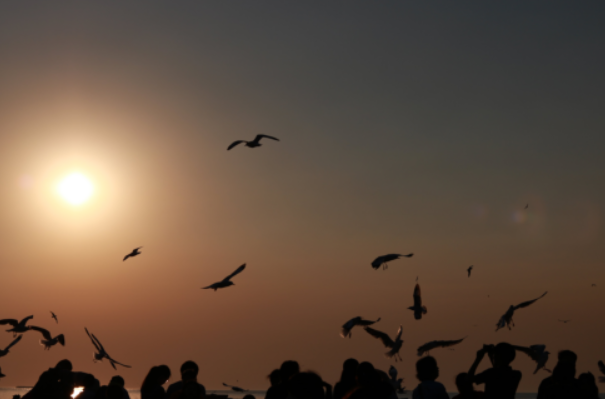
#> input picture Lab1_image-representation/asset/sky.png, 605 x 399 px
$ jupyter execute Lab1_1.ipynb   (shell and % lines are left out)
#> lines starting #> are read from the running program, lines starting #| are printed output that depends on the picture
# **Lab 1.1 Image Representation**

[cell 1]
import cv2
import numpy as np
import math
import matplotlib.image as mpimg
import matplotlib.pyplot as plt
import mpl_toolkits

from matplotlib import pyplot as plt
from mpl_toolkits.mplot3d import Axes3D

## **Image Color Order with different libraries**
In this part, you will explore how different libraries interpret and display image colors. Specifically, you will compare Matplotlib and OpenCV libraries for image loading and display.

**Load and Display Images:**
   - Load an image using both Matplotlib `plt.imread()` and OpenCV `cv2.imread()` libraries.
   - Display the images side by side using Matplotlib.

**HINT** : `plt.imread()`,`cv2.imread()`,`fig, axs = plt.subplots(1, 2)`
<details>

<summary>
<font size="3" color="orange">
<b>Expected output</b>
</font>
</summary>

- The output should resemble this, but not be identical

</details>

[cell 2]
### START CODE HERE ###

mpl_img = plt.imread("./asset/sky.png")
#> mpl_img is the input picture: shape (399, 605, 4) float32; mean R, G, B, A 0.392, 0.315, 0.255, 1
cv_img = cv2.imread("./asset/sky.png")

fig, axs = plt.subplots(1, 2) # row, column, size
plt.style.use("dark_background") # set style

axs[0].imshow(mpl_img) # Matplotlib reads images in RGB format
axs[0].set_title("Matplotlib Image") # set title
axs[0].axis("off") # turn off axis

axs[1].imshow(cv_img) # OpenCV reads images in BGR format
axs[1].set_title("OpenCV Image") # set title
axs[1].axis("off") # turn off axis

plt.tight_layout() # adjust layout
plt.show()
### END CODE HERE ###

### Opencv [BGR] vs Matplotlib [RGB]
Examine the grayscale representations of individual color channels for each library.
***PLEASE use direct slicing method***

<details>

<summary>
<font size="3" color="orange">
<b>Expected output</b>
</font>
</summary>

- The output should resemble this, but not be identical

</details>

[cell 3]
### START CODE HERE ###
fig, axs = plt.subplots(2, 4, figsize=(10, 5)) # row, column, size

# original cv
axs[0, 0].imshow(cv_img) # OpenCV reads images in BGR format
axs[0, 0].set_title("OpenCV Image") # set title
axs[0, 0].axis("off")

axs[0, 1].imshow(cv_img[:, :, 0], cmap="gray") # OpenCV reads images in BGR format
axs[0, 1].set_title("B") # set title
axs[0, 1].axis("off")

axs[0, 2].imshow(cv_img[:, :, 1], cmap="gray") # OpenCV reads images in BGR format
axs[0, 2].set_title("G") # set title
axs[0, 2].axis("off")

axs[0, 3].imshow(cv_img[:, :, 2], cmap="gray") # OpenCV reads images in BGR format
axs[0, 3].set_title("R") # set title
axs[0, 3].axis("off")


# original mpl
axs[1, 0].imshow(mpl_img) # Matplotlib reads images in RGB format
axs[1, 0].set_title("Matplotlib Image") # set title
axs[1, 0].axis("off")

axs[1, 1].imshow(mpl_img[:, :, 0], cmap="gray") # Matplotlib reads images in RGB format
axs[1, 1].set_title("R") # set title
axs[1, 1].axis("off")

axs[1, 2].imshow(mpl_img[:, :, 1], cmap="gray") # Matplotlib reads images in RGB format
axs[1, 2].set_title("G") # set title
axs[1, 2].axis("off")

axs[1, 3].imshow(mpl_img[:, :, 2], cmap="gray") # Matplotlib reads images in RGB format
axs[1, 3].set_title("B") # set title
axs[1, 3].axis("off")


plt.show()
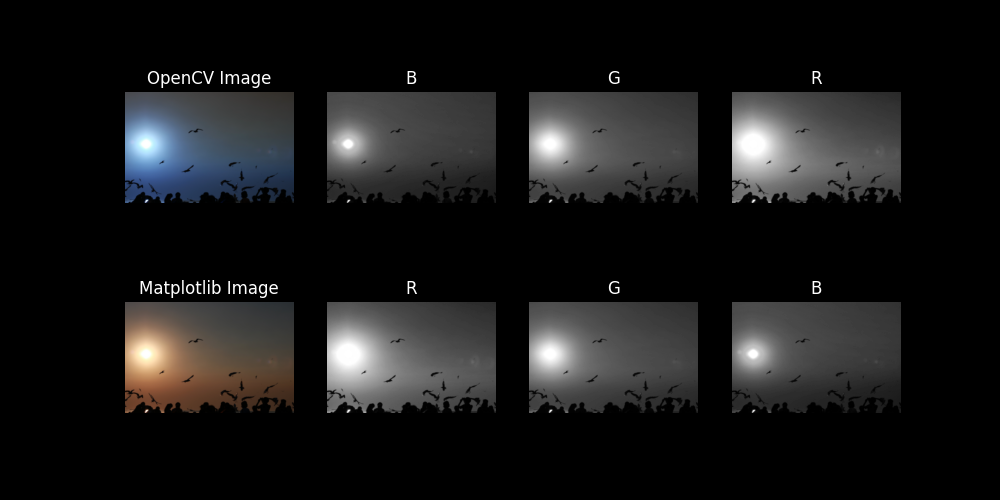
#> figure drawn by matplotlib, 8 panels; B, G, R data is drawn as R, G, B
### END CODE HERE ###

##### Opencv BGR -> RGB
Compare the images displayed after conversion using both methods (`cv2.cvtColor()` and `direct slicing`).

Use `cv2.cvtColor()`
<details>

<summary>
<font size="3" color="orange">
<b>Expected output</b>
</font>
</summary>

- The output should resemble this, but not be identical

</details>

[cell 4]
### START CODE HERE ###
fig, axs = plt.subplots(1, 2, figsize=(10, 5)) # row, column, size

axs[0].imshow(cv_img) # OpenCV reads images in BGR format
axs[0].set_title("Before convert") # set title
axs[0].axis("off") # turn off axis

# Convert BGR to RGB
cvt_cv = cv2.cvtColor(cv_img, cv2.COLOR_BGR2RGB)
axs[1].imshow(cvt_cv) # convert BGR -> RGB
axs[1].set_title("After convert")
axs[1].axis("off")

plt.show()
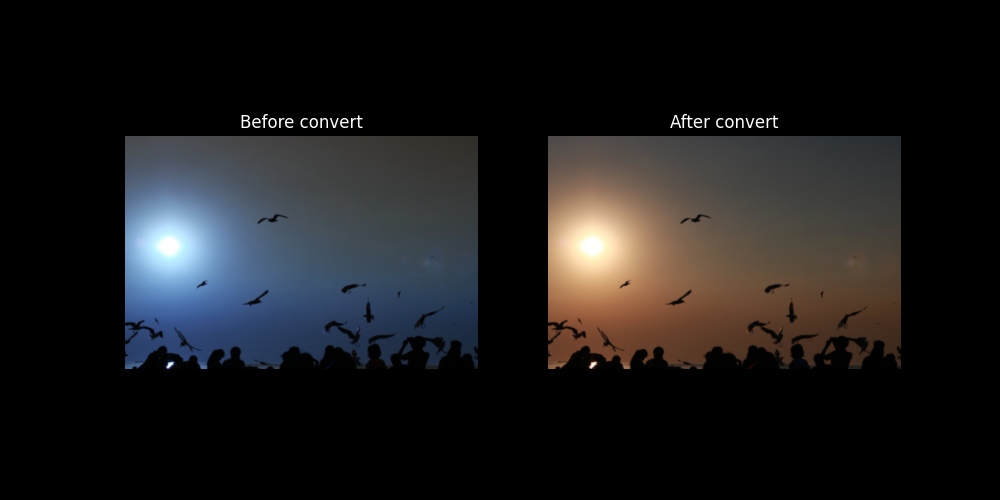
#> figure drawn by matplotlib, 2 panels; B, G, R data is drawn as R, G, B

### END CODE HERE ###

Use `direct slicing method (array[...])`
<details>

<summary>
<font size="3" color="orange">
<b>Expected output</b>
</font>
</summary>

- The output should resemble this, but not be identical

</details>

[cell 5]
### START CODE HERE ###
fig, axs = plt.subplots(1, 2, figsize=(10, 5)) # row, column, size

axs[0].imshow(cv_img)
axs[0].set_title("Before slice")
axs[0].axis("off")

slice_cv = cv_img[:, :, ::-1]
# slice_cv = cv_img[:, :, [2, 1, 0]]
axs[1].imshow(slice_cv)
axs[1].set_title("After slice")
axs[1].axis("off")

plt.show()

### END CODE HERE ###

## **Image Reshape**

Implement the code to tranform the image from ***channels last (HWC) to channels first (CHW)***.<br>

**NumPy Transpose**<br>
Compare the difference between :
- `np.transpose()`
- `np.transpose(,(2,0,1))`

<details>

<summary>
<font size="3" color="orange">
<b>Expected output</b>
</font>
</summary>

- The output should resemble this, but not be identical
- The image display only the Red channel.

```
np.transpose(mpl_img) => Before : (3265, 4898, 3) | After : (3, 4898, 3265)
np.transpose(mpl_img,(2,0,1)) => Before : (3265, 4898, 3) | After : (3, 3265, 4898)
```

</details>

[cell 6]
### START CODE HERE ###

reshaped_trade_trans = np.transpose(mpl_img)
print('np.transpose(mpl_img) => Before :',mpl_img.shape,'| After :',reshaped_trade_trans.shape)
#| np.transpose(mpl_img) => Before : (399, 605, 4) | After : (4, 605, 399)


reshaped_trans = np.transpose(mpl_img, (2, 0, 1))
print('np.transpose(mpl_img,(2,0,1)) => Before :',mpl_img.shape,'| After :',reshaped_trans.shape)
#| np.transpose(mpl_img,(2,0,1)) => Before : (399, 605, 4) | After : (4, 399, 605)

fig, axs = plt.subplots(1, 3) # row, column, size

axs[0].imshow(mpl_img[:, :, 0], cmap="gray")  # Display the first channel of the original image
axs[0].set_title("Before")
axs[0].axis("off")

axs[1].imshow(reshaped_trade_trans[0], cmap="gray")
axs[1].set_title("np.transpose(mpl_img)")
axs[1].axis("off")

axs[2].imshow(reshaped_trans[0], cmap="gray")
axs[2].set_title("np.transpose(mpl_img,(2,0,1))")
axs[2].axis("off")

plt.tight_layout()  # Adjust layout
plt.show()
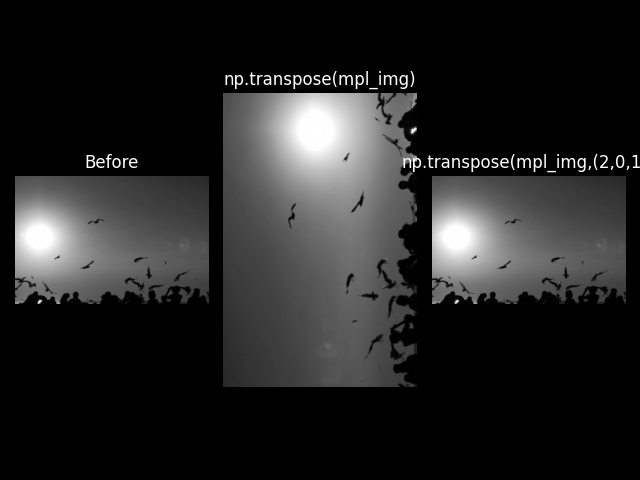
#> figure drawn by matplotlib, 3 panels

### END CODE HERE ###

If you code work properly, the cell below should run without error.

[cell 7]
assert reshaped_trade_trans.shape == (mpl_img.shape[2], mpl_img.shape[1], mpl_img.shape[0]), \
    f"Error: Shape mismatch after traditional transpose. Expected {(mpl_img.shape[1], mpl_img.shape[0], mpl_img.shape[2])}, got {reshaped_trade_trans.shape}"
print("Assertion for traditional transpose passed successfully.")

assert reshaped_trans.shape == (mpl_img.shape[2], mpl_img.shape[0], mpl_img.shape[1]), \
    f"Error: Shape mismatch after specified transpose. Expected {(mpl_img.shape[2], mpl_img.shape[0], mpl_img.shape[1])}, got {reshaped_trans.shape}"
print("Assertion for specified transpose passed successfully.")

**NumPy Reshape**

Use `np.reshape()`. Ensure the new shape is (3, height, width).
<details>

<summary>
<font size="3" color="orange">
<b>Expected output</b>
</font>
</summary>

- The output should resemble this, but not be identical
- The image display only the Red channel.

```
Before : (3265, 4898, 3) | After : (3, 3265, 4898)
```

</details>

[cell 8]
### START CODE HERE ###

# h, w, c = mpl_img.shape
# reshaped_reshape = np.reshape(mpl_img, (c, h, w))
# print('Before :', mpl_img.shape, '| After :', reshaped_reshape.shape)

# fig, axs = plt.subplots(1, 2)

# axs[0].imshow(mpl_img[: , :, 0], cmap='gray')
# axs[0].set_title("Original")
# axs[0].axis("off")

# axs[1].imshow(reshaped_reshape[0], cmap='gray')
# axs[1].set_title(f"np.reshape(mpl_img, ({c}, {h}, {w}))")
# axs[1].axis("off")

if mpl_img.shape[2] == 4:
    mpl_img = mpl_img[:, :, :3]
#> mpl_img: shape (399, 605, 3) float32

height, width, channel = mpl_img.shape
reshaped_reshape = np.reshape(mpl_img, (channel, height, width))
print('Before :',mpl_img.shape,'| After :',reshaped_reshape.shape)
#| Before : (399, 605, 3) | After : (3, 399, 605)

fig, axs = plt.subplots(1, 2)

axs[0].set_title('Before')
axs[0].imshow(mpl_img[:, :, 0], cmap='gray')
axs[0].axis('off')

axs[1].set_title(f'np reshape.(mpl_img({reshaped_reshape.shape}))')
axs[1].imshow(reshaped_reshape[2], cmap='gray')
axs[1].axis('off')

plt.tight_layout()  # Adjust layout
plt.show()
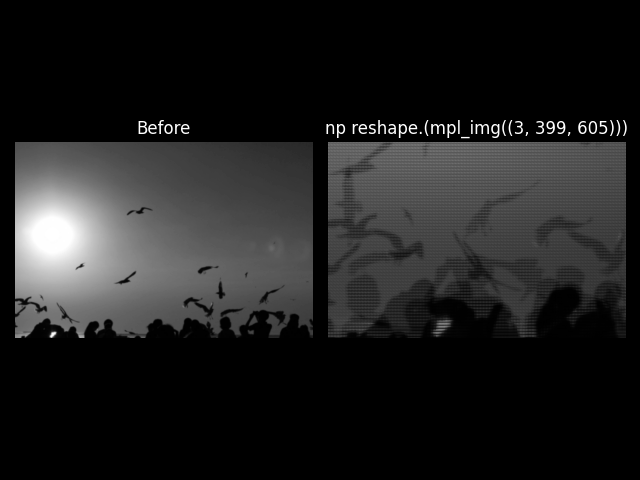
#> figure drawn by matplotlib, 2 panels

### END CODE HERE ###

If you code work properly, the cell below should run without error.

[cell 9]
assert reshaped_reshape.shape == (mpl_img.shape[2], mpl_img.shape[0], mpl_img.shape[1]), \
    f"Error: Shape mismatch after reshape. Expected {(mpl_img.shape[2], mpl_img.shape[0], mpl_img.shape[1])}, got {reshaped_reshape.shape}"
print("Assertion for reshape passed successfully.")

**NumPy moveaxis**

Use `np.moveaxis` to move the channels axis from the last position to the first.
<details>

<summary>
<font size="3" color="orange">
<b>Expected output</b>
</font>
</summary>

- The output should resemble this, but not be identical
- The image display only the Red channel.

```
Before : (3265, 4898, 3) | After : (3, 3265, 4898)
```

</details>

[cell 10]
### START CODE HERE ###

reshaped_mvx = np.moveaxis(mpl_img, -1, 0)  # array, source, destination
print("Before :", mpl_img.shape, "|", "After :", reshaped_mvx.shape)
#| Before : (399, 605, 3) | After : (3, 399, 605)

fig, axs = plt.subplots(1, 2, figsize=(10, 5))

axs[0].imshow(mpl_img[:, :, 0], cmap='gray')  # Display the first channel of the original image
axs[0].set_title("Before")
axs[0].axis("off")

axs[1].imshow(reshaped_mvx[0], cmap='gray')
axs[1].set_title("np.moveaxis(mpl_img, -1, 0)")
axs[1].axis("off")

plt.show()
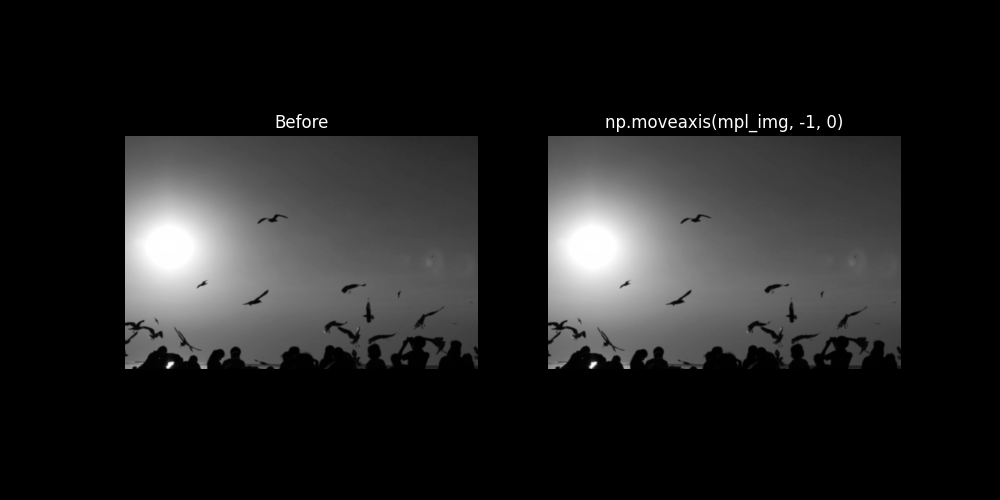
#> figure drawn by matplotlib, 2 panels

### END CODE HERE ###

If you code work properly, the cell below should run without error.

[cell 11]
assert reshaped_mvx.shape == (mpl_img.shape[2], mpl_img.shape[0], mpl_img.shape[1]), \
    f"Error: Shape mismatch after np.moveaxis. Expected {(mpl_img.shape[2], mpl_img.shape[0], mpl_img.shape[1])}, got {reshaped_mvx.shape}"
print("Assertion for np.moveaxis passed successfully.")

## **Reduce Bit Depth using Quantization**
In this part, you will explore how to reduce the bit depth of an image using quantization. Quantization is a technique used to map pixel values from a continuous range to a smaller set of discrete values, effectively reducing the number of bits used to represent each pixel.
$$
\begin{align*}
Q_{level} &= 2^{bit dept-1}\\
Q &= floor(NormValue(S_i) * Q_{level})\\
Q &= floor((\frac{S_i-S_{min}}{S_{max}-S_{min}})*Q_{level})
\end{align*}
$$

Please complete the function below.

<details>

<summary>
<font size="3" color="orange">
<b>Expected output</b>
</font>
</summary>

- The output should resemble this, but not be identical

</details>

[cell 12]
### START CODE HERE ###
def quantize(img, bit_depth):
    # 1. Find min, max
    min_val = img.min()
    max_val = img.max()

    quantized_image = np.floor((((img - min_val) / (max_val - min_val)) * (2 ** (bit_depth - 1))).astype(np.float32))

    return quantized_image

### END CODE HERE ###

[cell 13]
### START CODE HERE ###

# cv2_img = cv2.imread("./asset/1-3.png")
# gray_img = cv2.cvtColor(cv2_img, cv2.COLOR_RGB2GRAY)

gray_img = cv2.cvtColor(cv_img, cv2.COLOR_RGB2GRAY)
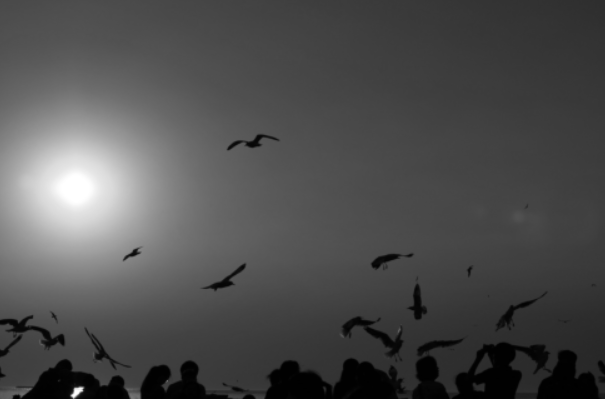
#> gray_img: shape (399, 605); min 0, max 255, mean 78
bd8 = quantize(gray_img, 8)
#> in quantize, `min_val = img.min()`: min_val = 0
#> in quantize, `max_val = img.max()`: max_val = 255
#> in quantize, `quantized_image = np.floor((((img - min_val) / (max_val - min_val)) * ..`:
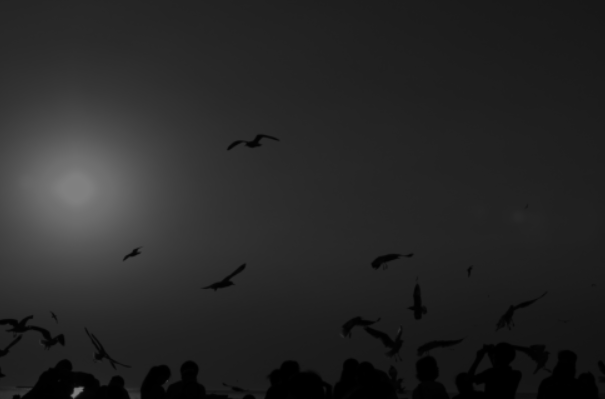
#> quantized_image: shape (399, 605) float32; min 0, max 128, mean 38.7
bd4 = quantize(gray_img, 4)
#> call 2 of quantize, with bit_depth = 4
#> in quantize (call 2), `quantized_image = np.floor((((img - min_val) / (max_val - min_val)) * ..`:
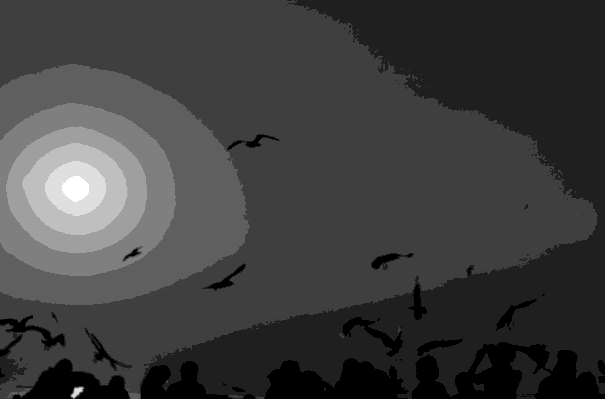
#> quantized_image: shape (399, 605) float32; min 0, max 8, mean 1.98; drawn with min black and max white

fig, axs = plt.subplots(1, 2) # row, column, size

axs[0].imshow(bd8, cmap="gray")
axs[0].set_title("bit depth = 8")
axs[0].axis("off")

axs[1].imshow(bd4, cmap="gray")
axs[1].set_title("bit depth = 4")
axs[1].axis("off")

plt.tight_layout() # adjust layout
plt.show()
### END CODE HERE ###

If you code work properly, the cell below should run without error.

[cell 14]
max_value_bd8 = 2**8 - 1
max_value_bd4 = 2**4 - 1

assert np.min(bd8) >= 0 and np.max(bd8) <= max_value_bd8, \
    f"Error: Values in bd8 are out of expected range 0-{max_value_bd8}. Got min={np.min(bd8)}, max={np.max(bd8)}"
assert np.min(bd4) >= 0 and np.max(bd4) <= max_value_bd4, \
    f"Error: Values in bd4 are out of expected range 0-{max_value_bd4}. Got min={np.min(bd4)}, max={np.max(bd4)}"

## **3D Image Surface**

use `plot_surface()` to plot the image in 3D space, where the z-axis represents the normalized pixel intensity values.

<details>

<summary>
<font size="3" color="orange">
<b>Expected output</b>
</font>
</summary>

- The output should resemble this, but not be identical

</details>

[cell 15]
### START CODE HERE ###
cv_img_gray = cv2.cvtColor(cv_img, cv2.COLOR_BGR2GRAY)

min_val = cv_img_gray.min()
#> min_val = 0
max_val = cv_img_gray.max()
#> max_val = 255

# array and norm [0, 1]
Z = np.array(cv_img_gray - min_val) / (max_val - min_val)

# create grid for x, y
X = np.arange(Z.shape[1])
Y = np.arange(Z.shape[0])
X, Y = np.meshgrid(X, Y)

fig = plt.figure(figsize=(10, 5))
ax = fig.add_subplot(111, projection='3d')
ax.plot_surface(X, Y, Z, cmap='gray')
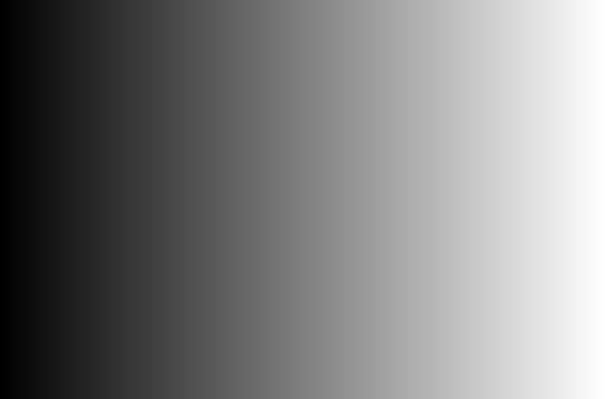
#> X: shape (399, 605) int64; min 0, max 604, mean 302; drawn with min black and max white

ax.set_xlabel('X-axis')
ax.set_ylabel('Y-axis')
ax.set_zlabel('Intensity')


plt.show()
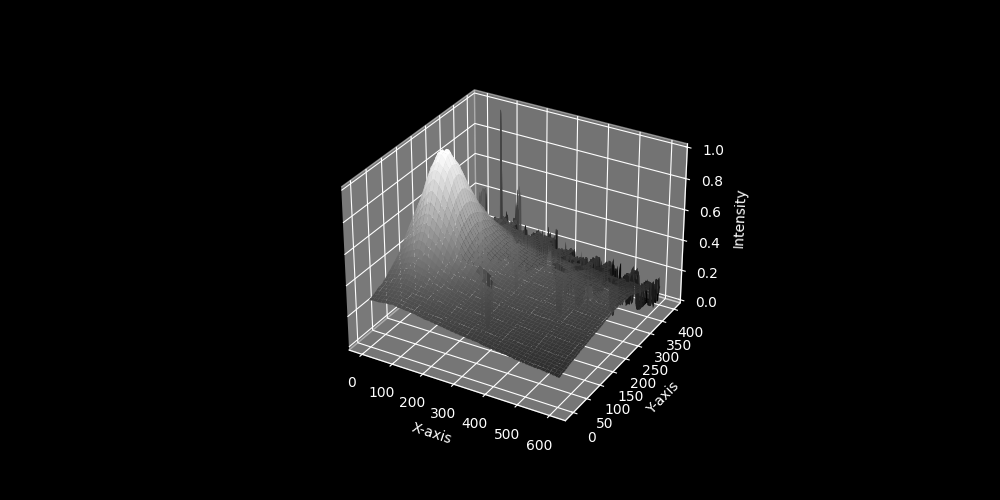
#> figure drawn by matplotlib, 1 panel
### END CODE HERE ###

$ run again, with Lab1_image-representation/asset/1-3.png copied over Lab1_image-representation/asset/sky.png
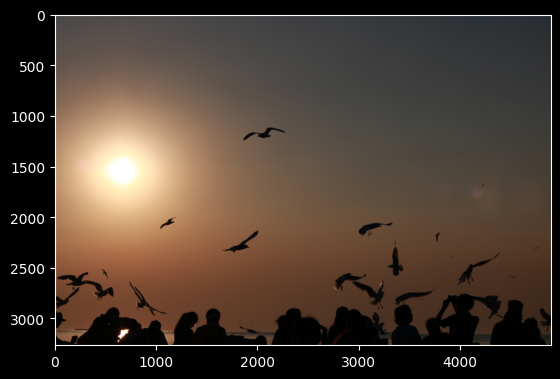
#> input picture Lab1_image-representation/asset/1-3.png, 560 x 379 px
#> mpl_img is the input picture: shape (379, 560, 4) float32; mean R, G, B, A 0.308, 0.251, 0.206, 1
#| np.transpose(mpl_img) => Before : (379, 560, 4) | After : (4, 560, 379)
#| np.transpose(mpl_img,(2,0,1)) => Before : (379, 560, 4) | After : (4, 379, 560)
#> mpl_img: shape (379, 560, 3) float32
#| Before : (379, 560, 3) | After : (3, 379, 560)
#| Before : (379, 560, 3) | After : (3, 379, 560)
#> in quantize, `min_val = img.min()`: min_val = 0
#> in quantize, `max_val = img.max()`: max_val = 255
#> in quantize (call 2), `quantized_image = np.floor((((img - min_val) / (max_val - min_val)) * ..`:
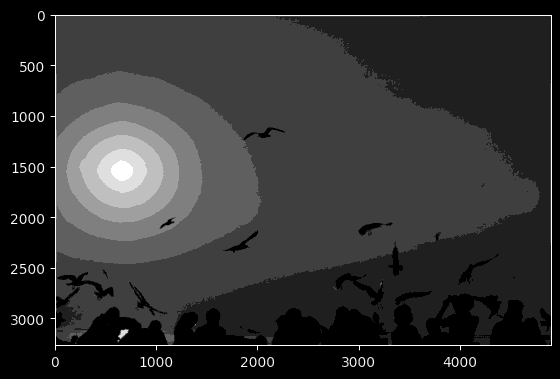
#> quantized_image: shape (379, 560) float32; min 0, max 8, mean 1.59; drawn with min black and max white
#> `min_val = cv_img_gray.min()`: min_val = 0
#> `max_val = cv_img_gray.max()`: max_val = 255
#> `plt.show()`:
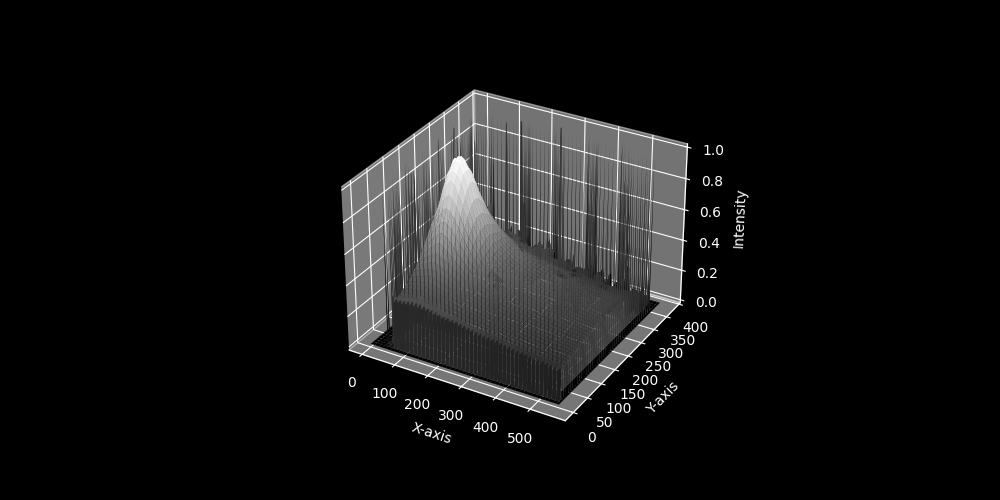
#> figure drawn by matplotlib, 1 panel
